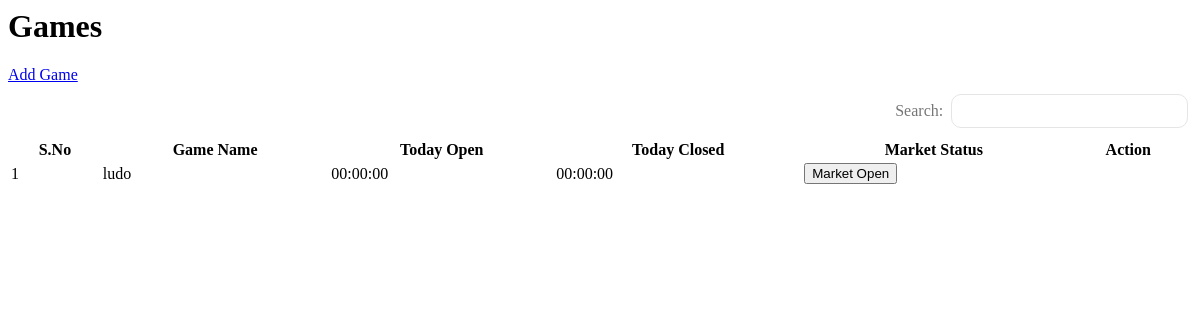
The app's page /adminView/gameNameList.php with its own data.
### tables this page shows
CREATE TABLE `game_list` (
  `S.No` int(11) NOT NULL,
  `game_name` varchar(50) NOT NULL,
  `open_time` time NOT NULL,
  `close_time` time NOT NULL,
  `status` int(11) NOT NULL DEFAULT 0,
  `market_status` int(10) NOT NULL DEFAULT 0
);

### adminView/gameNameList.php (the view, shortened to what this page needs)
<link rel="stylesheet" href="assets\css\style3.css">
<link rel="stylesheet" href="assets\css\style4.css">
<div class="head-title">
    <div class="left">
        <h1>Games</h1>
    </div>
    <a href="#" class="btn-addlist">
        <span class="text">Add Game</span>
    </a>
</div>
<section class="input-form">
    <div class="main-datatable">
        <div class="user-table">
            <div class="d-flex">
                <div class="add_flex">
                    <div class="searchInput">
                        <label type="email">Search:</label>
                        <input type="search" id="filterbox" placeholder=" ">
                    </div>
                </div>
            </div>
            <div class="filtertable">
                <table class="user-table-data" style="width:100%;">
                    <thead>
                        <tr>
                            <th style="min-width:10px;">S.No</th>
                            <th style="min-width:15px;">Game Name</th>
                            <th style="min-width:10px;">Today Open</th>
                            <th style="min-width:10px;">Today Closed</th>
                            <th style="min-width:10px;">Market Status</th>
                            <th style="min-width:10px;">Action</th>
                        </tr>
                    </thead>
                    <tbody>
                        <?php
                        include_once "../config/dbconnect.php";
                        $sql = "SELECT * from game_list";
                        $result = $conn->query($sql);
                        if ($result->num_rows > 0) {
                            while ($row = $result->fetch_assoc()) {
                        ?>
                                <tr class="user-data">
                                    <td><?= $row["S.No"] ?></td>
                                    <td><?= $row["game_name"] ?></td>
                                    <td><?= $row["open_time"] ?></td>
                                    <td><?= $row["close_time"] ?></td>
                                    <?php
                                    if ($row["market_status"] == 0) {
                                    ?>
                                        <td><button class="btn-danger">Market Close</button></td>
                                    <?php
                                    } else {
                                    ?>
                                        <td><button class="btn-success">Market Open</button></td>
                                    <?php
                                    }
                                    ?>
                                    <td><i class='bx bxl-whatsapp'></i><i class='bx bx-copy'></i></td>
                                </tr>
                        <?php
                            }
                        }
                        ?>
                    </tbody>
                </table>
            </div>
        </div>
    </div>
</section>

### assets/css/style4.css (style rules this page uses)
.add_flex { display: flex; justify-content: flex-end; padding-right:0px; }
.searchInput { width: 50%; display: flex; align-items: center; position: relative; justify-content: flex-end; margin: 10px 0px; padding: 0px 4px; }
.searchInput input { border: 1px solid #e5e5e5; border-radius: 10px; margin-left: 8px; height: 34px; width: 40%; padding: 0px 25px 0px 10px; }
.searchInput label { color: #767676; font-weight: normal; }

### records on screen
game_list: No "1", game_name "ludo", open_time "00:00:00", close_time "00:00:00", market_status "Market Open"
